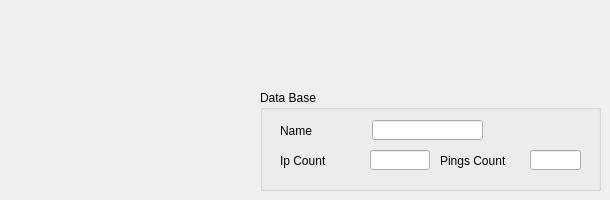
         <widget class="QWidget" name="tab_2">
          <attribute name="title">
           <string>Database Settings</string>
          </attribute>
          <widget class="QGroupBox" name="groupBox_7">
           <property name="geometry">
            <rect>
             <x>260</x>
             <y>90</y>
             <width>341</width>
             <height>101</height>
            </rect>
           </property>
           <property name="title">
            <string>Data Base</string>
           </property>
           <widget class="QLineEdit" name="lineEdit_22">
            <property name="geometry">
             <rect>
              <x>112</x>
              <y>30</y>
              <width>111</width>
              <height>20</height>
             </rect>
            </property>
            <property name="text">
             <string/>
            </property>
            <property name="frame">
             <bool>true</bool>
            </property>
            <property name="clearButtonEnabled">
             <bool>false</bool>
            </property>
           </widget>
           <widget class="QLabel" name="label_53">
            <property name="geometry">
             <rect>
              <x>20</x>
              <y>30</y>
              <width>81</width>
              <height>21</height>
             </rect>
            </property>
            <property name="text">
             <string>Name</string>
            </property>
           </widget>
           <widget class="QLabel" name="label_54">
            <property name="geometry">
             <rect>
              <x>20</x>
              <y>60</y>
              <width>81</width>
              <height>21</height>
             </rect>
            </property>
            <property name="text">
             <string>Ip Count</string>
            </property>
           </widget>
           <widget class="QLineEdit" name="lineEdit_count_ip">
            <property name="geometry">
             <rect>
              <x>110</x>
              <y>60</y>
              <width>60</width>
              <height>20</height>
             </rect>
            </property>
            <property name="text">
             <string/>
            </property>
           </widget>
           <widget class="QLabel" name="label_55">
            <property name="geometry">
             <rect>
              <x>180</x>
              <y>60</y>
              <width>81</width>
              <height>21</height>
             </rect>
            </property>
            <property name="text">
             <string>Pings Count</string>
            </property>
           </widget>
           <widget class="QLineEdit" name="lineEdit_count_ping">
            <property name="geometry">
             <rect>
              <x>270</x>
              <y>60</y>
              <width>51</width>
              <height>20</height>
             </rect>
            </property>
            <property name="text">
             <string/>
            </property>
           </widget>
          </widget>
         </widget>
